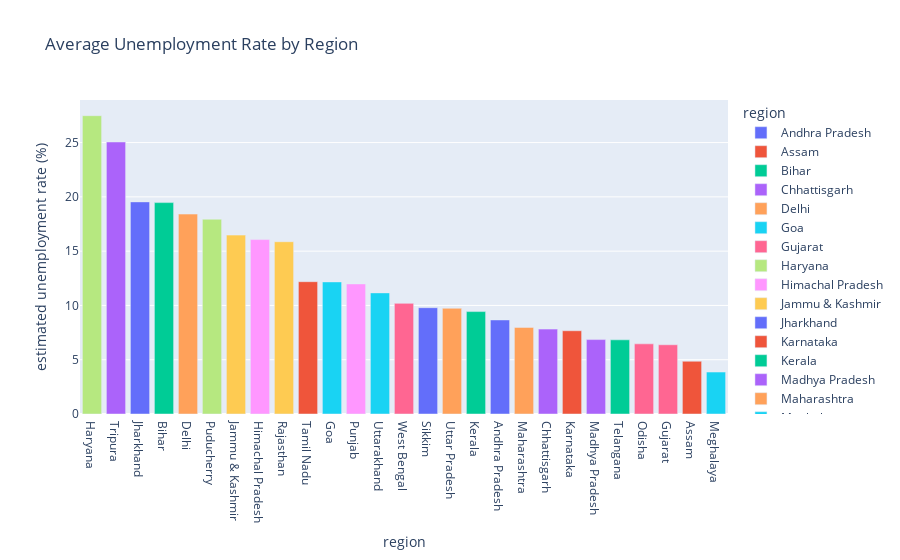

Notebook cell for this chart:
### Markdown cell above
##### Unemployment rate by region

### Code cell
# Bar Plot of Average Estimated Unemployment Rate by region
mean_unemployment_by_region = my_df.groupby('region')['estimated unemployment rate (%)'].mean().reset_index()
fig = px.bar(
    mean_unemployment_by_region,
    x='region',
    y='estimated unemployment rate (%)',
    color='region',
    title='Average Unemployment Rate by Region'
)
fig.update_layout(xaxis={'categoryorder': 'total descending'})
fig.show()

### Figure 1 — Plotly figure (JSON) as saved in the notebook; plotly's stock layout.template omitted (floating-point values rounded to 4 significant figures)
{"data": [{"alignmentgroup": "True", "hovertemplate": "region=%{x}<br>estimated unemployment rate (%)=%{y}<extra></extra>", "legendgroup": "Andhra Pradesh", "marker": {"color": "#636efa", "pattern": {"shape": ""}}, "name": "Andhra Pradesh", "offsetgroup": "Andhra Pradesh", "orientation": "v", "showlegend": true, "textposition": "auto", "type": "bar", "x": ["Andhra Pradesh"], "xaxis": "x", "y": [8.664], "yaxis": "y"}, {"alignmentgroup": "True", "hovertemplate": "region=%{x}<br>estimated unemployment rate (%)=%{y}<extra></extra>", "legendgroup": "Assam", "marker": {"color": "#EF553B", "pattern": {"shape": ""}}, "name": "Assam", "offsetgroup": "Assam", "orientation": "v", "showlegend": true, "textposition": "auto", "type": "bar", "x": ["Assam"], "xaxis": "x", "y": [4.856], "yaxis": "y"}, {"alignmentgroup": "True", "hovertemplate": "region=%{x}<br>estimated unemployment rate (%)=%{y}<extra></extra>", "legendgroup": "Bihar", "marker": {"color": "#00cc96", "pattern": {"shape": ""}}, "name": "Bihar", "offsetgroup": "Bihar", "orientation": "v", "showlegend": true, "textposition": "auto", "type": "bar", "x": ["Bihar"], "xaxis": "x", "y": [19.47], "yaxis": "y"}, {"alignmentgroup": "True", "hovertemplate": "region=%{x}<br>estimated unemployment rate (%)=%{y}<extra></extra>", "legendgroup": "Chhattisgarh", "marker": {"color": "#ab63fa", "pattern": {"shape": ""}}, "name": "Chhattisgarh", "offsetgroup": "Chhattisgarh", "orientation": "v", "showlegend": true, "textposition": "auto", "type": "bar", "x": ["Chhattisgarh"], "xaxis": "x", "y": [7.819], "yaxis": "y"}, {"alignmentgroup": "True", "hovertemplate": "region=%{x}<br>estimated unemployment rate (%)=%{y}<extra></extra>", "legendgroup": "Delhi", "marker": {"color": "#FFA15A", "pattern": {"shape": ""}}, "name": "Delhi", "offsetgroup": "Delhi", "orientation": "v", "showlegend": true, "textposition": "auto", "type": "bar", "x": ["Delhi"], "xaxis": "x", "y": [18.41], "yaxis": "y"}, {"alignmentgroup": "True", "hovertemplate": "region=%{x}<br>estimated unemployment rate (%)=%{y}<extra></extra>", "legendgroup": "Goa", "marker": {"color": "#19d3f3", "pattern": {"shape": ""}}, "name": "Goa", "offsetgroup": "Goa", "orientation": "v", "showlegend": true, "textposition": "auto", "type": "bar", "x": ["Goa"], "xaxis": "x", "y": [12.17], "yaxis": "y"}, {"alignmentgroup": "True", "hovertemplate": "region=%{x}<br>estimated unemployment rate (%)=%{y}<extra></extra>", "legendgroup": "Gujarat", "marker": {"color": "#FF6692", "pattern": {"shape": ""}}, "name": "Gujarat", "offsetgroup": "Gujarat", "orientation": "v", "showlegend": true, "textposition": "auto", "type": "bar", "x": ["Gujarat"], "xaxis": "x", "y": [6.376], "yaxis": "y"}, {"alignmentgroup": "True", "hovertemplate": "region=%{x}<br>estimated unemployment rate (%)=%{y}<extra></extra>", "legendgroup": "Haryana", "marker": {"color": "#B6E880", "pattern": {"shape": ""}}, "name": "Haryana", "offsetgroup": "Haryana", "orientation": "v", "showlegend": true, "textposition": "auto", "type": "bar", "x": ["Haryana"], "xaxis": "x", "y": [27.48], "yaxis": "y"}, {"alignmentgroup": "True", "hovertemplate": "region=%{x}<br>estimated unemployment rate (%)=%{y}<extra></extra>", "legendgroup": "Himachal Pradesh", "marker": {"color": "#FF97FF", "pattern": {"shape": ""}}, "name": "Himachal Pradesh", "offsetgroup": "Himachal Pradesh", "orientation": "v", "showlegend": true, "textposition": "auto", "type": "bar", "x": ["Himachal Pradesh"], "xaxis": "x", "y": [16.07], "yaxis": "y"}, {"alignmentgroup": "True", "hovertemplate": "region=%{x}<br>estimated unemployment rate (%)=%{y}<extra></extra>", "legendgroup": "Jammu & Kashmir", "marker": {"color": "#FECB52", "pattern": {"shape": ""}}, "name": "Jammu & Kashmir", "offsetgroup": "Jammu & Kashmir", "orientation": "v", "showlegend": true, "textposition": "auto", "type": "bar", "x": ["Jammu & Kashmir"], "xaxis": "x", "y": [16.48], "yaxis": "y"}, {"alignmentgroup": "True", "hovertemplate": "region=%{x}<br>estimated unemployment rate (%)=%{y}<extra></extra>", "legendgroup": "Jharkhand", "marker": {"color": "#636efa", "pattern": {"shape": ""}}, "name": "Jharkhand", "offsetgroup": "Jharkhand", "orientation": "v", "showlegend": true, "textposition": "auto", "type": "bar", "x": ["Jharkhand"], "xaxis": "x", "y": [19.54], "yaxis": "y"}, {"alignmentgroup": "True", "hovertemplate": "region=%{x}<br>estimated unemployment rate (%)=%{y}<extra></extra>", "legendgroup": "Karnataka", "marker": {"color": "#EF553B", "pattern": {"shape": ""}}, "name": "Karnataka", "offsetgroup": "Karnataka", "orientation": "v", "showlegend": true, "textposition": "auto", "type": "bar", "x": ["Karnataka"], "xaxis": "x", "y": [7.668], "yaxis": "y"}, {"alignmentgroup": "True", "hovertemplate": "region=%{x}<br>estimated unemployment rate (%)=%{y}<extra></extra>", "legendgroup": "Kerala", "marker": {"color": "#00cc96", "pattern": {"shape": ""}}, "name": "Kerala", "offsetgroup": "Kerala", "orientation": "v", "showlegend": true, "textposition": "auto", "type": "bar", "x": ["Kerala"], "xaxis": "x", "y": [9.434], "yaxis": "y"}, {"alignmentgroup": "True", "hovertemplate": "region=%{x}<br>estimated unemployment rate (%)=%{y}<extra></extra>", "legendgroup": "Madhya Pradesh", "marker": {"color": "#ab63fa", "pattern": {"shape": ""}}, "name": "Madhya Pradesh", "offsetgroup": "Madhya Pradesh", "orientation": "v", "showlegend": true, "textposition": "auto", "type": "bar", "x": ["Madhya Pradesh"], "xaxis": "x", "y": [6.854], "yaxis": "y"}, {"alignmentgroup": "True", "hovertemplate": "region=%{x}<br>estimated unemployment rate (%)=%{y}<extra></extra>", "legendgroup": "Maharashtra", "marker": {"color": "#FFA15A", "pattern": {"shape": ""}}, "name": "Maharashtra", "offsetgroup": "Maharashtra", "orientation": "v", "showlegend": true, "textposition": "auto", "type": "bar", "x": ["Maharashtra"], "xaxis": "x", "y": [7.979], "yaxis": "y"}, {"alignmentgroup": "True", "hovertemplate": "region=%{x}<br>estimated unemployment rate (%)=%{y}<extra></extra>", "legendgroup": "Meghalaya", "marker": {"color": "#19d3f3", "pattern": {"shape": ""}}, "name": "Meghalaya", "offsetgroup": "Meghalaya", "orientation": "v", "showlegend": true, "textposition": "auto", "type": "bar", "x": ["Meghalaya"], "xaxis": "x", "y": [3.866], "yaxis": "y"}, {"alignmentgroup": "True", "hovertemplate": "region=%{x}<br>estimated unemployment rate (%)=%{y}<extra></extra>", "legendgroup": "Odisha", "marker": {"color": "#FF6692", "pattern": {"shape": ""}}, "name": "Odisha", "offsetgroup": "Odisha", "orientation": "v", "showlegend": true, "textposition": "auto", "type": "bar", "x": ["Odisha"], "xaxis": "x", "y": [6.462], "yaxis": "y"}, {"alignmentgroup": "True", "hovertemplate": "region=%{x}<br>estimated unemployment rate (%)=%{y}<extra></extra>", "legendgroup": "Puducherry", "marker": {"color": "#B6E880", "pattern": {"shape": ""}}, "name": "Puducherry", "offsetgroup": "Puducherry", "orientation": "v", "showlegend": true, "textposition": "auto", "type": "bar", "x": ["Puducherry"], "xaxis": "x", "y": [17.94], "yaxis": "y"}, {"alignmentgroup": "True", "hovertemplate": "region=%{x}<br>estimated unemployment rate (%)=%{y}<extra></extra>", "legendgroup": "Punjab", "marker": {"color": "#FF97FF", "pattern": {"shape": ""}}, "name": "Punjab", "offsetgroup": "Punjab", "orientation": "v", "showlegend": true, "textposition": "auto", "type": "bar", "x": ["Punjab"], "xaxis": "x", "y": [11.98], "yaxis": "y"}, {"alignmentgroup": "True", "hovertemplate": "region=%{x}<br>estimated unemployment rate (%)=%{y}<extra></extra>", "legendgroup": "Rajasthan", "marker": {"color": "#FECB52", "pattern": {"shape": ""}}, "name": "Rajasthan", "offsetgroup": "Rajasthan", "orientation": "v", "showlegend": true, "textposition": "auto", "type": "bar", "x": ["Rajasthan"], "xaxis": "x", "y": [15.87], "yaxis": "y"}, {"alignmentgroup": "True", "hovertemplate": "region=%{x}<br>estimated unemployment rate (%)=%{y}<extra></extra>", "legendgroup": "Sikkim", "marker": {"color": "#636efa", "pattern": {"shape": ""}}, "name": "Sikkim", "offsetgroup": "Sikkim", "orientation": "v", "showlegend": true, "textposition": "auto", "type": "bar", "x": ["Sikkim"], "xaxis": "x", "y": [9.793], "yaxis": "y"}, {"alignmentgroup": "True", "hovertemplate": "region=%{x}<br>estimated unemployment rate (%)=%{y}<extra></extra>", "legendgroup": "Tamil Nadu", "marker": {"color": "#EF553B", "pattern": {"shape": ""}}, "name": "Tamil Nadu", "offsetgroup": "Tamil Nadu", "orientation": "v", "showlegend": true, "textposition": "auto", "type": "bar", "x": ["Tamil Nadu"], "xaxis": "x", "y": [12.19], "yaxis": "y"}, {"alignmentgroup": "True", "hovertemplate": "region=%{x}<br>estimated unemployment rate (%)=%{y}<extra></extra>", "legendgroup": "Telangana", "marker": {"color": "#00cc96", "pattern": {"shape": ""}}, "name": "Telangana", "offsetgroup": "Telangana", "orientation": "v", "showlegend": true, "textposition": "auto", "type": "bar", "x": ["Telangana"], "xaxis": "x", "y": [6.833], "yaxis": "y"}, {"alignmentgroup": "True", "hovertemplate": "region=%{x}<br>estimated unemployment rate (%)=%{y}<extra></extra>", "legendgroup": "Tripura", "marker": {"color": "#ab63fa", "pattern": {"shape": ""}}, "name": "Tripura", "offsetgroup": "Tripura", "orientation": "v", "showlegend": true, "textposition": "auto", "type": "bar", "x": ["Tripura"], "xaxis": "x", "y": [25.05], "yaxis": "y"}, {"alignmentgroup": "True", "hovertemplate": "region=%{x}<br>estimated unemployment rate (%)=%{y}<extra></extra>", "legendgroup": "Uttar Pradesh", "marker": {"color": "#FFA15A", "pattern": {"shape": ""}}, "name": "Uttar Pradesh", "offsetgroup": "Uttar Pradesh", "orientation": "v", "showlegend": true, "textposition": "auto", "type": "bar", "x": ["Uttar Pradesh"], "xaxis": "x", "y": [9.737], "yaxis": "y"}, {"alignmentgroup": "True", "hovertemplate": "region=%{x}<br>estimated unemployment rate (%)=%{y}<extra></extra>", "legendgroup": "Uttarakhand", "marker": {"color": "#19d3f3", "pattern": {"shape": ""}}, "name": "Uttarakhand", "offsetgroup": "Uttarakhand", "orientation": "v", "showlegend": true, "textposition": "auto", "type": "bar", "x": ["Uttarakhand"], "xaxis": "x", "y": [11.16], "yaxis": "y"}, {"alignmentgroup": "True", "hovertemplate": "region=%{x}<br>estimated unemployment rate (%)=%{y}<extra></extra>", "legendgroup": "West Bengal", "marker": {"color": "#FF6692", "pattern": {"shape": ""}}, "name": "West Bengal", "offsetgroup": "West Bengal", "orientation": "v", "showlegend": true, "textposition": "auto", "type": "bar", "x": ["West Bengal"], "xaxis": "x", "y": [10.19], "yaxis": "y"}], "layout": {"barmode": "relative", "legend": {"title": {"text": "region"}, "tracegroupgap": 0}, "title": {"text": "Average Unemployment Rate by Region"}, "xaxis": {"anchor": "y", "categoryarray": ["Andhra Pradesh", "Assam", "Bihar", "Chhattisgarh", "Delhi", "Goa", "Gujarat", "Haryana", "Himachal Pradesh", "Jammu & Kashmir", "Jharkhand", "Karnataka", "Kerala", "Madhya Pradesh", "Maharashtra", "Meghalaya", "Odisha", "Puducherry", "Punjab", "Rajasthan", "Sikkim", "Tamil Nadu", "Telangana", "Tripura", "Uttar Pradesh", "Uttarakhand", "West Bengal"], "categoryorder": "total descending", "domain": [0, 1], "title": {"text": "region"}}, "yaxis": {"anchor": "x", "domain": [0, 1], "title": {"text": "estimated unemployment rate (%)"}}}}
